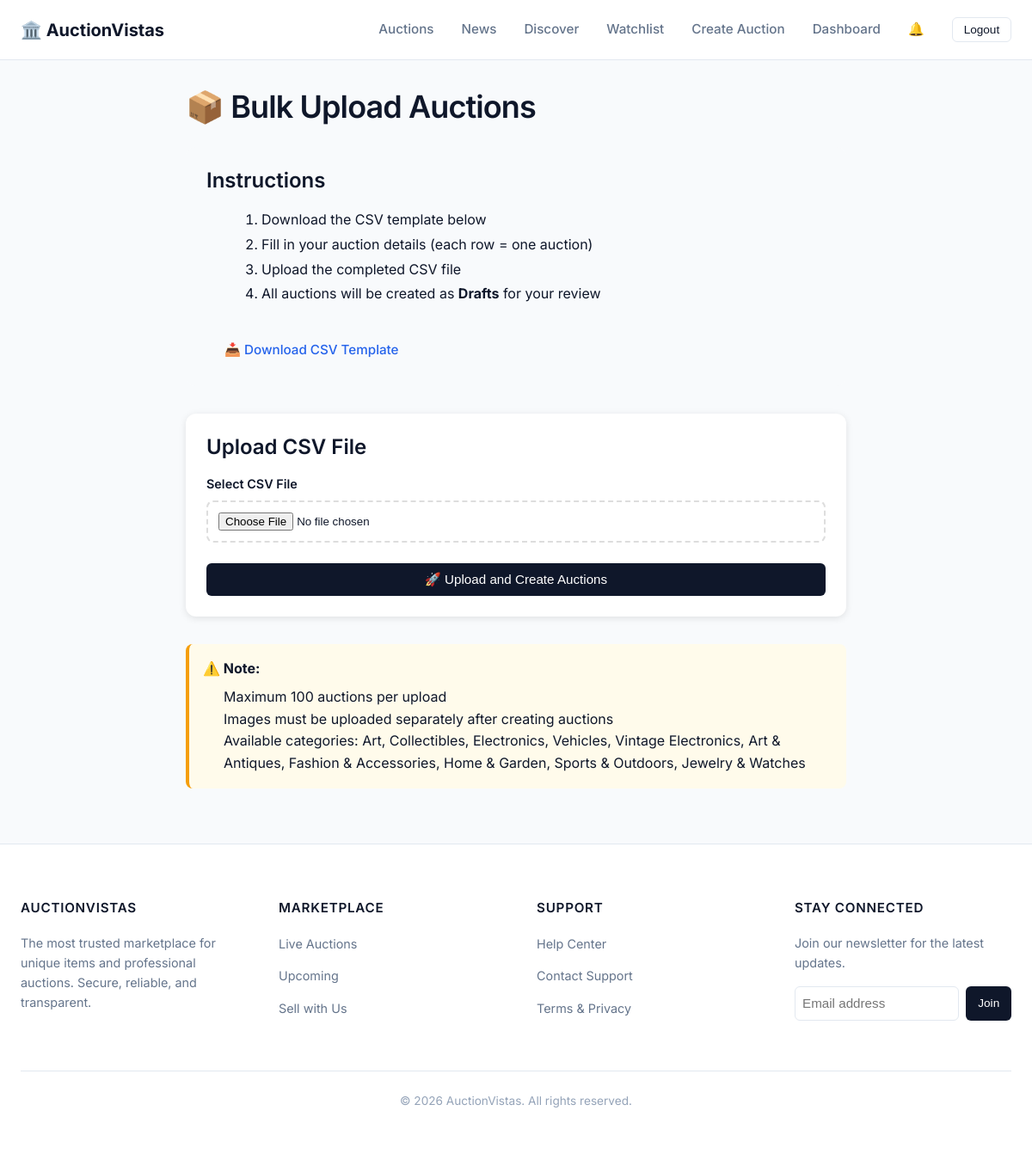
The page /auctions/bulk-upload/ (signed in) on the database its author committed.
### auctions/models.py (models this page shows, shortened)
class Category(models.Model):
    name = models.CharField(max_length=100, unique=True)
    slug = models.SlugField(max_length=100, unique=True)
    description = models.TextField(blank=True)
    is_active = models.BooleanField(default=True)
    order = models.IntegerField(default=0)
    created_at = models.DateTimeField(auto_now_add=True)
    class Meta:
        verbose_name_plural = "Categories"
        ordering = ['order', 'name']

### auctions/bulk_upload.py (the view, shortened to what this page needs)
# urls.py: path('bulk-upload/', bulk_upload_auctions, name='bulk_upload_auctions'),
@login_required
def bulk_upload_auctions(request):
    categories = {c.name: c for c in Category.objects.filter(is_active=True)}
    return render(request, 'auctions/bulk_upload.html', {
        'categories': categories.keys()
    })

### news/context_processors.py (called while the page is built)
def latest_news(request):
    try:
        latest_articles = Article.objects.filter(status='published').order_by('-published_at')[:3]
        return {
            'latest_news_articles': latest_articles
        }
    except:
        return {
            'latest_news_articles': []
        }

### auctions/templates/auctions/bulk_upload.html (shortened to what this page needs)
{% extends 'base.html' %}
{% load indian_format %}
{% block content %}
<div class="container" style="max-width: 800px; margin: 2rem auto; padding: 0 1rem;">
    <h1 style="margin-bottom: 1.5rem;">📦 Bulk Upload Auctions</h1>
    <div style="background: #f8fafc; border-radius: 12px; padding: 1.5rem; margin-bottom: 2rem;">
        <h3 style="margin-bottom: 1rem;">Instructions</h3>
        <ol style="margin-left: 1.5rem; line-height: 1.8;">
            <li>Download the CSV template below</li>
            <li>Fill in your auction details (each row = one auction)</li>
            <li>Upload the completed CSV file</li>
            <li>All auctions will be created as <strong>Drafts</strong> for your review</li>
        </ol>
        <a href="{% url 'download_csv_template' %}" class="btn btn-secondary" style="margin-top: 1rem;">
            📥 Download CSV Template
        </a>
    </div>
    <div style="background: white; border-radius: 12px; padding: 1.5rem; box-shadow: 0 2px 8px rgba(0,0,0,0.1);">
        <h3 style="margin-bottom: 1rem;">Upload CSV File</h3>
        <form method="post" enctype="multipart/form-data">
            <div style="margin-bottom: 1.5rem;">
                <label for="csv_file" style="display: block; margin-bottom: 0.5rem; font-weight: 600;">
                    Select CSV File
                </label>
                <input type="file"
                       name="csv_file"
                       id="csv_file"
                       accept=".csv"
                       required
                       style="width: 100%; padding: 0.75rem; border: 2px dashed #ddd; border-radius: 8px;">
            </div>
            <button type="submit" class="btn btn-primary" style="width: 100%;">
                🚀 Upload and Create Auctions
            </button>
        </form>
    </div>
    <div style="margin-top: 2rem; padding: 1rem; background: #fffbeb; border-radius: 8px; border-left: 4px solid #f59e0b;">
        <strong>⚠️ Note:</strong>
        <ul style="margin: 0.5rem 0 0 1.5rem;">
            <li>Maximum 100 auctions per upload</li>
            <li>Images must be uploaded separately after creating auctions</li>
            <li>Available categories: {% for cat in categories %}{{ cat }}{% if not forloop.last %}, {% endif %}{% endfor %}</li>
        </ul>
    </div>
</div>
{% endblock %}

### static/style.css (style rules this page uses)
:root { --primary-color: #0f172a; --primary-hover: #1e293b; --accent-color: #2563eb; --accent-hover: #1d4ed8; --success-color: #059669; --warning-color: #d97706; --danger-color: #dc2626; --bg-body: #f8fafc; --bg-surface: #ffffff; --bg-secondary: #f1f5f9; --text-main: #0f172a; --text-secondary: #64748b; --text-muted: #94a3b8; --text-on-primary: #ffffff; --border-color: #e2e8f0; --border-focus: #2563eb; --radius-sm: 4px; --radius-md: 6px; --radius-lg: 8px; --shadow-sm: 0 1px 2px 0 rgb(0 0 0 / 0.05); --shadow-md: 0 4px 6px -1px rgb(0 0 0 / 0.1), 0 2px 4px -2px rgb(0 0 0 / 0.1); --shadow-lg: 0 10px 15px -3px rgb(0 0 0 / 0.1), 0 4px 6px -4px rgb(0 0 0 / 0.1); --container-width: 1200px; --header-height: 70px; }
*, *::before, *::after { box-sizing: border-box; }
body { margin: 0; padding: 0; font-family: 'Inter', -apple-system, BlinkMacSystemFont, "Segoe UI", Roboto, "Helvetica Neue", Arial, sans-serif; background-color: var(--bg-body); color: var(--text-main); line-height: 1.6; -webkit-font-smoothing: antialiased; }
a { color: var(--accent-color); text-decoration: none; transition: color 0.15s ease; }
ul { list-style: none; padding: 0; margin: 0; }
h1, h2, h3, h4, h5, h6 { margin-top: 0; margin-bottom: 0.75em; font-weight: 600; line-height: 1.25; color: var(--text-main); }
h1 { font-size: 2.25rem; letter-spacing: -0.025em; }
h3 { font-size: 1.5rem; }
.container { width: 100%; max-width: var(--container-width); margin: 0 auto; padding: 0 1.5rem; }
.btn { display: inline-flex; align-items: center; justify-content: center; padding: 0.625rem 1.25rem; font-size: 0.95rem; font-weight: 500; border-radius: var(--radius-md); cursor: pointer; transition: all 0.15s ease; line-height: 1; text-decoration: none !important; border: 1px solid transparent; }
.btn-primary { background-color: var(--primary-color); color: var(--text-on-primary); }
label { display: block; font-weight: 500; margin-bottom: 0.5rem; color: var(--text-main); font-size: 0.9rem; }

### rows shown on the page
Category: categories "Art"
Category: categories "Collectibles"
Category: categories "Electronics"
Category: categories "Vehicles"
Category: categories "Vintage Electronics"
Category: categories "Art & Antiques"
Category: categories "Fashion & Accessories"
Category: categories "Home & Garden"
Category: categories "Sports & Outdoors"
Category: categories "Jewelry & Watches"
